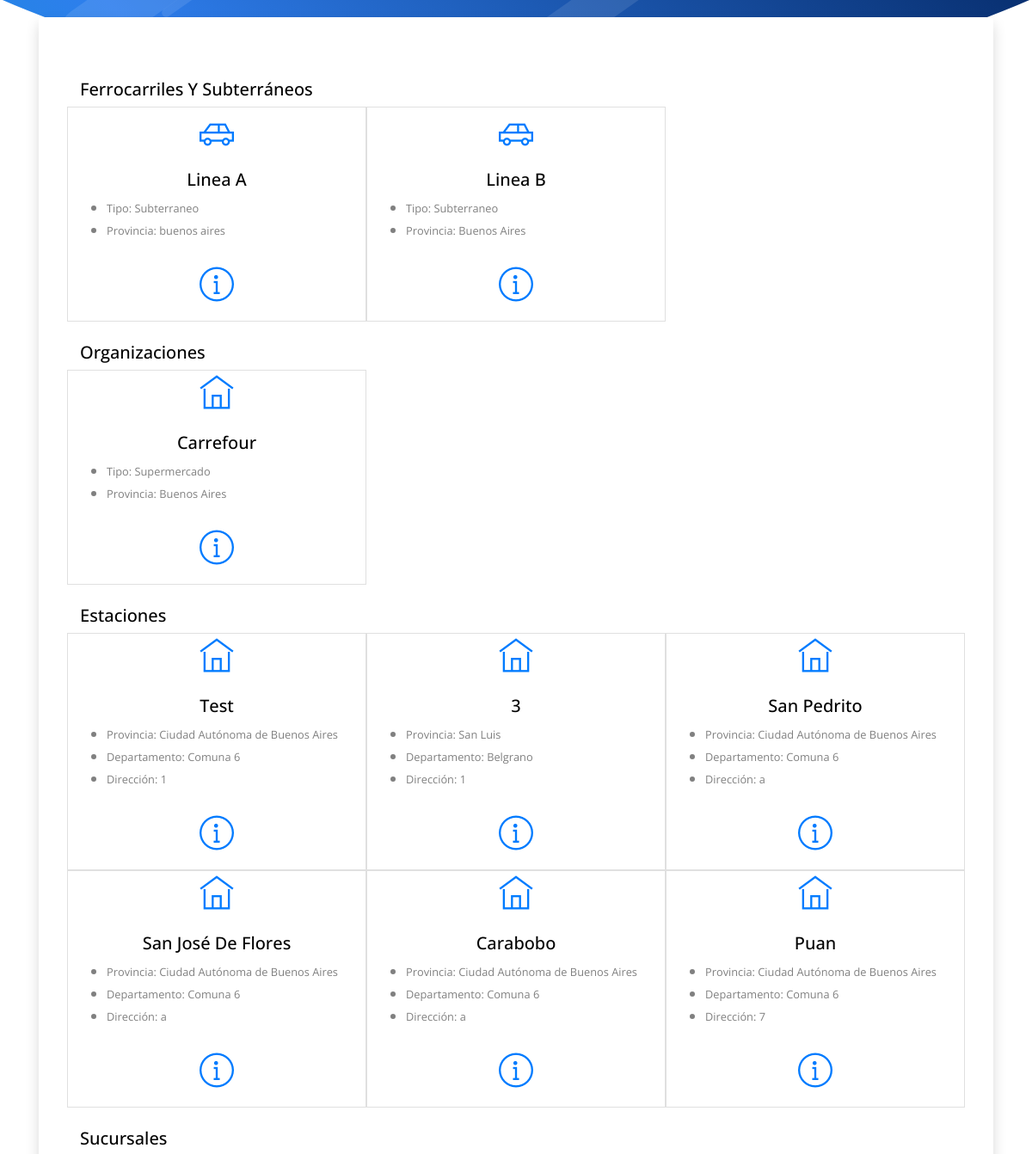
The app's page / (signed in, middle part), older data.
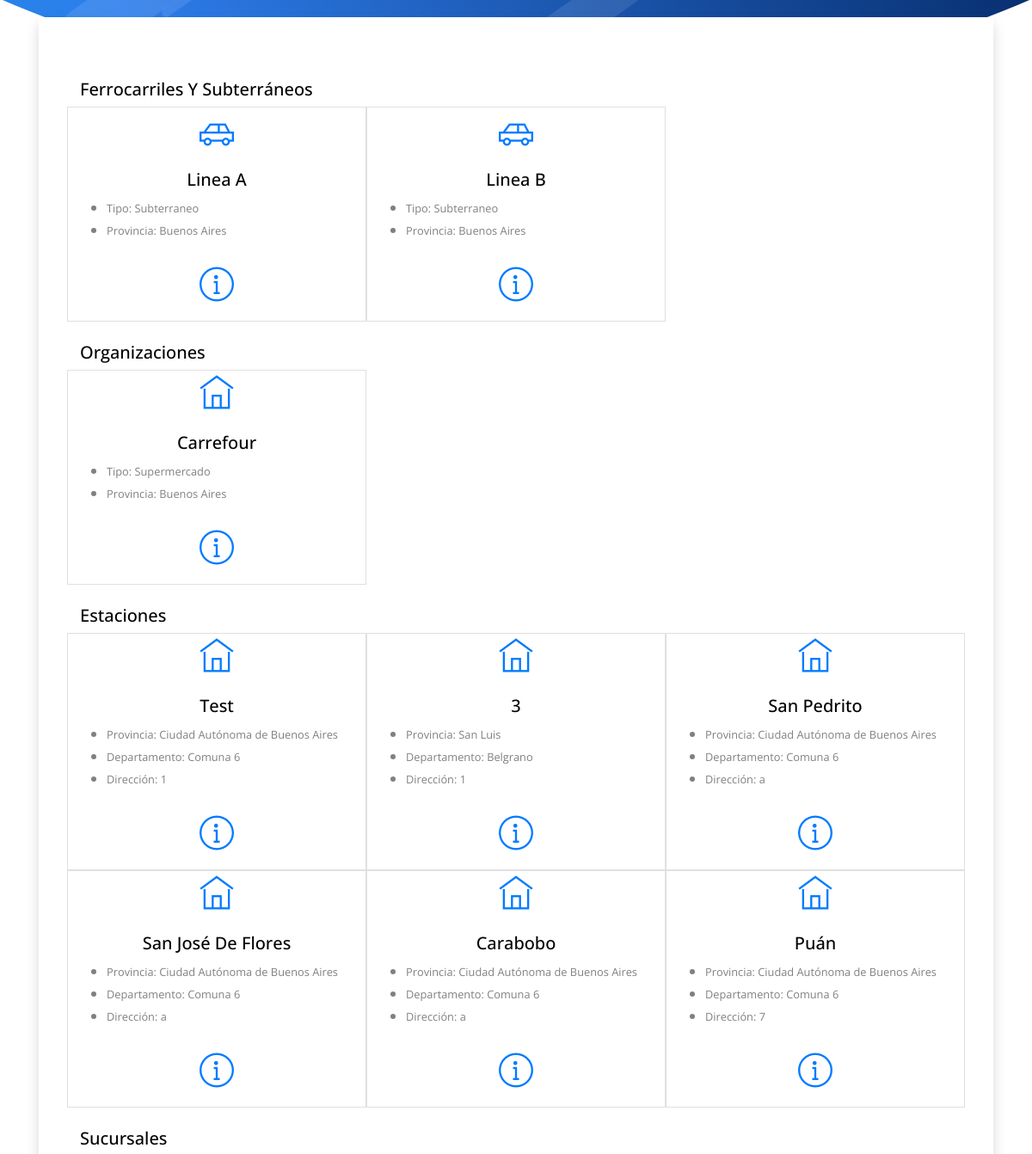
The same page, newer data.
### Aplicaciones/Monitoreo/models.py (models this page shows, shortened)
class Entidad(models.Model):
    nombre = models.CharField(max_length=100)
    provincia = models.CharField(max_length=20, null=True)
    foto = models.ImageField(upload_to='profile_pics/', blank=True, null=True)
    class Meta:
        abstract = True

class LineaTransporte(Entidad):
    TIPO_CHOICES = (
        ('Subterraneo', 'Subterráneo'),
        ('Ferrocarril', 'Ferrocarril'),
    )
    estacion_origen = models.ForeignKey(Estacion, related_name='estacion_origen', on_delete=models.CASCADE)
    estacion_destino = models.ForeignKey(Estacion, related_name='estacion_destino', on_delete=models.CASCADE)
    estaciones_intermedias = models.ManyToManyField(Estacion, related_name='estaciones_intermedias')
    tipo_transporte = models.CharField(max_length=20, choices=TIPO_CHOICES)

class Establecimiento(models.Model):
    nombre = models.CharField(max_length=30)
    provincia = models.CharField(max_length=50, null=True)
    departamento = models.CharField(max_length=50, null=True)
    class Meta:
        abstract = True

class Estacion(Establecimiento):
    ubicacion_geografica = models.CharField(max_length=30)
    foto = models.ImageField(upload_to='profile_pics/', blank=True, null=True)

### Aplicaciones/Monitoreo/views.py (the view, shortened to what this page needs)
# urls.py: path('', home_view, name='index'),
@login_required
@user_passes_test(lambda u: not u.is_superuser, login_url='/admin/')
def home_view(request):
    print(request.GET)
    queryset = request.GET.get("buscar")
    lineas = LineaTransporte.objects.all()[:6]
    organizaciones = Organizacion.objects.all()[:6]
    estaciones = Estacion.objects.all()[:6]
    sucursales = Sucursal.objects.all()[:6]
    group_names = requestGroups(request)
    perfil_usuario = get_object_or_404(Perfil, user=request.user)
    context = {
        'request':request,
        'groups':group_names,
        'perfil_usuario': perfil_usuario,
        'lineas':lineas,
        'organizaciones':organizaciones,
        'estaciones':estaciones,
        'sucursales':sucursales
    }
    logging.info(request.path)
    logging.info(context)
    return render(request, 'index.html', context)

### Aplicaciones/Monitoreo/views.py (called while the page is built)
def requestGroups(request):
    user = request.user
    user_groups = user.groups.all()
    group_names = [group.name for group in user_groups]
    return group_names

### Aplicaciones/Monitoreo/templates/index.html (shortened to what this page needs)
{% load static %}
<!DOCTYPE html>
<html lang="en">
{% include 'fragments/head.html' %}
<body class="body-wrapper" data-spy="scroll" data-target=".privacy-nav">
<section class="section gradient-banner">
	<div class="shapes-container">
	</div>
</section>
<section class="section pt-0 position-relative pull-top">
	<div class="container">
		<div class="rounded shadow p-5 bg-white">
			{% if lineas  %}
			<h3 class="mt-4 text-capitalize h5 ">Ferrocarriles y Subterráneos</h3>
			<div class="row">
				{% for linea in  lineas %}
					<div class="col-lg-4 col-md-6 mt-5 mt-md-0 text-center" style="border: 0.5px solid #e0e0e0; padding: 5px;margin: 0px;" >
						<i class="ti-car text-primary h1"></i>
						<h3 class="mt-4 text-capitalize h5 ">{{  linea.nombre }}</h3>
						<p class="regular text-muted ">
							<ul class="text-md-left">
								<li><small>Tipo: {{ linea.tipo_transporte}}</small></li>
								<li><small>Provincia: {{ linea.provincia}}</small></li>
							</ul>
						</p>
						<a href="{% url 'entidad' id=linea.id tipo='lineatransporte' %}" class="btn btn-rounded-icon "><i class="ti-info-alt text-primary h1"></i></a>
					</div>
				{% endfor %}
			</div>
				{% endif %}
				{% if organizaciones  %}
				<h3 class="mt-4 text-capitalize h5 ">Organizaciones</h3>
				<div class="row">
				{% for organizacion in organizaciones %}
						<div class="col-lg-4 col-md-6 mt-5 mt-md-0 text-center" style="border: 0.5px solid #e0e0e0; padding: 5px;margin: 0px;">
							<i class="ti-home text-primary h1"></i>
							<h3 class="mt-4 text-capitalize h5 ">{{  organizacion.nombre }}</h3>
							<p class="regular text-muted ">
								<ul class="text-md-left">
									<li><Small>Tipo: {{ organizacion.tipo_organizacion}}</Small></li>
									<li><small>Provincia: {{ organizacion.provincia}}</small></li>
								</ul>
							</p>
								<a href="{% url 'entidad' id=organizacion.id tipo='organizacion' %}" class="btn btn-rounded-icon "><i class="ti-info-alt text-primary h1"></i></a>
						</div>
				{% endfor %}
				</div>
				{% endif %}
				{% if estaciones  %}
				<h3 class="mt-4 text-capitalize h5 ">Estaciones</h3>
				<div class="row">
				{% for estacion in estaciones %}
						<div class="col-lg-4 col-md-6 mt-5 mt-md-0 text-center" style="border: 0.5px solid #e0e0e0; padding: 5px;margin: 0px;">
							<i class="ti-home text-primary h1"></i>
							<h3 class="mt-4 text-capitalize h5 ">{{  estacion.nombre }}</h3>
							<p class="regular text-muted ">
								<ul class="text-md-left">
									<li><small>Provincia: {{ estacion.provincia}}</small></li>
									<li><small>Departamento: {{ estacion.departamento}}</small></li>
									<li><small>Dirección: {{ estacion.ubicacion_geografica}}</small></li>
								</ul>
							</p>
								<a href="{% url 'establecimiento' id=estacion.id tipo='estacion' %}" class="btn btn-rounded-icon "><i class="ti-info-alt text-primary h1"></i></a>
						</div>
				{% endfor %}
				</div>
				{% endif %}
				{% if sucursales  %}
				<h3 class="mt-4 text-capitalize h5 ">Sucursales</h3>
				{% endif %}
			</div>
		</div>
</section>
</body>
</html>

Row changes from the older to the newer data that the page shows:
changed LineaTransporte "Linea A": provincia "buenos aires" → "Buenos Aires"
changed Estacion: nombre "Puan" → "Puán"
